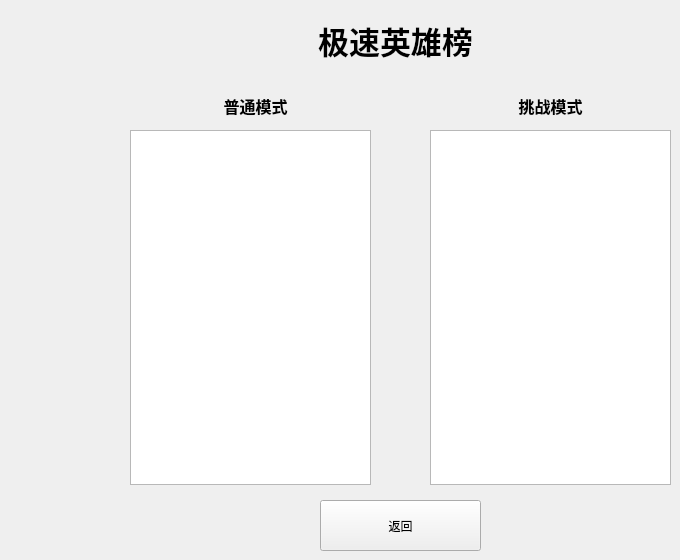
   <widget class="QWidget" name="page_4">
    <widget class="QTreeView" name="normalListView">
     <property name="geometry">
      <rect>
       <x>130</x>
       <y>130</y>
       <width>241</width>
       <height>355</height>
      </rect>
     </property>
     <property name="font">
      <font>
       <pointsize>13</pointsize>
      </font>
     </property>
     <property name="contextMenuPolicy">
      <enum>Qt::NoContextMenu</enum>
     </property>
     <property name="editTriggers">
      <set>QAbstractItemView::NoEditTriggers</set>
     </property>
     <property name="alternatingRowColors">
      <bool>true</bool>
     </property>
     <property name="rootIsDecorated">
      <bool>false</bool>
     </property>
     <property name="headerHidden">
      <bool>true</bool>
     </property>
    </widget>
    <widget class="QTreeView" name="challengeListView">
     <property name="geometry">
      <rect>
       <x>430</x>
       <y>130</y>
       <width>241</width>
       <height>355</height>
      </rect>
     </property>
     <property name="font">
      <font>
       <pointsize>13</pointsize>
      </font>
     </property>
     <property name="contextMenuPolicy">
      <enum>Qt::NoContextMenu</enum>
     </property>
     <property name="midLineWidth">
      <number>0</number>
     </property>
     <property name="autoScroll">
      <bool>false</bool>
     </property>
     <property name="editTriggers">
      <set>QAbstractItemView::NoEditTriggers</set>
     </property>
     <property name="alternatingRowColors">
      <bool>true</bool>
     </property>
     <property name="rootIsDecorated">
      <bool>false</bool>
     </property>
     <property name="itemsExpandable">
      <bool>false</bool>
     </property>
     <property name="headerHidden">
      <bool>true</bool>
     </property>
    </widget>
    <widget class="MyButton" name="backFromTopList">
     <property name="geometry">
      <rect>
       <x>320</x>
       <y>500</y>
       <width>161</width>
       <height>51</height>
      </rect>
     </property>
     <property name="contextMenuPolicy">
      <enum>Qt::NoContextMenu</enum>
     </property>
     <property name="text">
      <string>返回</string>
     </property>
    </widget>
    <widget class="QLabel" name="normalLabel">
     <property name="geometry">
      <rect>
       <x>180</x>
       <y>90</y>
       <width>151</width>
       <height>31</height>
      </rect>
     </property>
     <property name="font">
      <font>
       <pointsize>12</pointsize>
       <weight>75</weight>
       <bold>true</bold>
      </font>
     </property>
     <property name="text">
      <string>普通模式</string>
     </property>
     <property name="alignment">
      <set>Qt::AlignCenter</set>
     </property>
    </widget>
    <widget class="QLabel" name="challengeLabel">
     <property name="geometry">
      <rect>
       <x>480</x>
       <y>90</y>
       <width>141</width>
       <height>31</height>
      </rect>
     </property>
     <property name="font">
      <font>
       <pointsize>12</pointsize>
       <weight>75</weight>
       <bold>true</bold>
      </font>
     </property>
     <property name="text">
      <string>挑战模式</string>
     </property>
     <property name="alignment">
      <set>Qt::AlignCenter</set>
     </property>
    </widget>
    <widget class="QLabel" name="topListTitlelabel">
     <property name="geometry">
      <rect>
       <x>230</x>
       <y>10</y>
       <width>331</width>
       <height>61</height>
      </rect>
     </property>
     <property name="font">
      <font>
       <pointsize>23</pointsize>
       <weight>75</weight>
       <bold>true</bold>
      </font>
     </property>
     <property name="text">
      <string>极速英雄榜</string>
     </property>
     <property name="alignment">
      <set>Qt::AlignCenter</set>
     </property>
    </widget>
   </widget>
